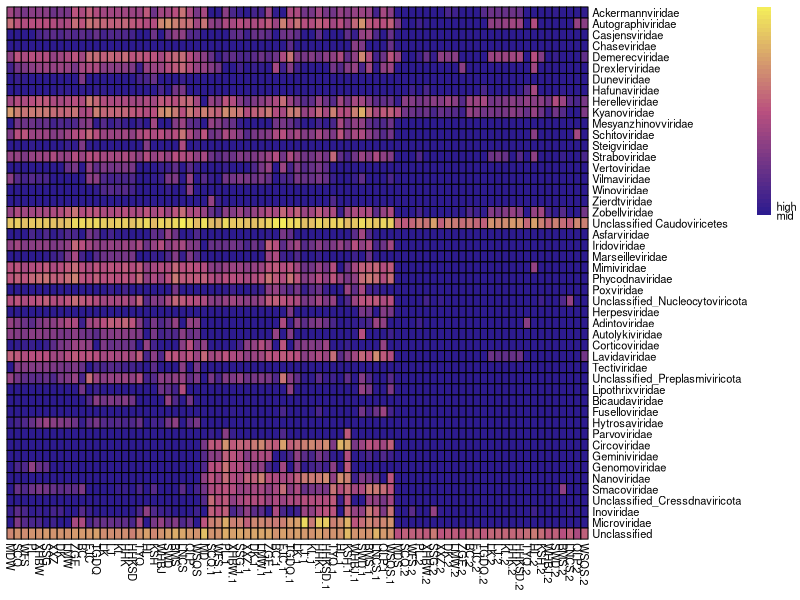

This figure's R source:
# ==============================================
# Heatmap of viral family abundance across samples
# The script reads an abundance matrix and generates a customizable heatmap using pheatmap
# ==============================================

# Load required libraries
library(ggplot2)   # (Not directly used but often loaded alongside pheatmap for plotting)
library(pheatmap)  # For creating annotated heatmaps
library(vegan)     # (May be used for ecological analyses, not directly in this heatmap)

# Read the abundance data (rows = vOTU families, columns = samples)
data <- read.table("vOTU_Famliy_abundance.txt", header = TRUE, sep = "\t", row.names = 1)

# Generate the heatmap with customized parameters
p1 <- pheatmap(
  data,                                   # Matrix or data frame to be plotted
  
  # Color scheme: blue -> pink -> yellow (50 gradient levels)
  color = colorRampPalette(c('#2D1B8F', '#BA517F', '#F4ED5B'))(50),
  
  border_color = "black",                 # Border color of each cell (NA = no border)
  scale = "none",                         # No scaling; "row" or "column" would normalize by row/column
  cluster_rows = FALSE,                   # Disable row clustering (keep original order)
  cluster_cols = FALSE,                   # Disable column clustering (keep original order)
  legend = TRUE,                          # Display the color legend
  legend_breaks = c(-1, 0, 1),            # Custom break points for the legend
  legend_labels = c("low", "mid", "high"),# Labels corresponding to legend breaks
  show_rownames = TRUE,                   # Display row names (vOTU families)
  show_colnames = TRUE,                   # Display column names (samples)
  fontsize = 8                            # Base font size (row/col names can be adjusted separately)
)

# The resulting heatmap object p1 can be printed or saved (e.g., ggsave() or pheatmap's built-in filename)
